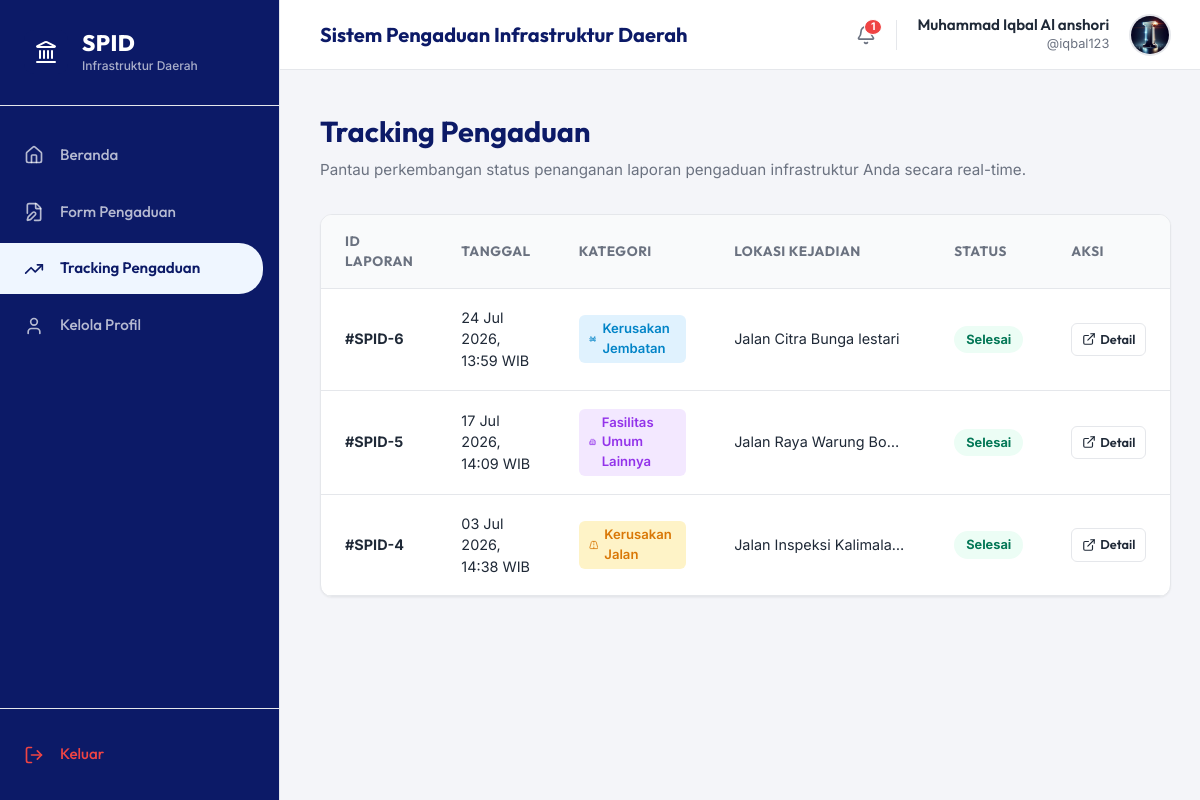
Page /pengaduan/tracking/ (signed in) on the committed database.
### pengaduan/models.py (models this page shows, shortened)
class CustomUser(AbstractUser):
    nama_lengkap = models.CharField(max_length=150, verbose_name="Nama Lengkap")
    nomor_hp = models.CharField(max_length=20, verbose_name="Nomor HP")
    foto_profil = models.ImageField(upload_to='profil/', blank=True, null=True, verbose_name="Foto Profil")

class Pengaduan(models.Model):
    KATEGORI_CHOICES = [
        ('Jalan', 'Kerusakan Jalan'),
        ('Jembatan', 'Kerusakan Jembatan'),
        ('Penerangan', 'Lampu Penerangan Jalan'),
        ('Fasilitas', 'Fasilitas Umum Lainnya'),
        ('Irigasi', 'Saluran Air / Irigasi'),
        ('Lainnya', 'Lain-lain'),
    ]
    STATUS_CHOICES = [
        ('Pending', 'Pending'),
        ('Diverifikasi', 'Diverifikasi'),
        ('Diproses', 'Diproses'),
        ('Selesai', 'Selesai'),
        ('Ditolak', 'Ditolak'),
    ]
    URGENSI_CHOICES = [
        ('Rendah', 'Rendah'),
        ('Normal', 'Normal'),
        ('Tinggi', 'Tinggi'),
        ('Sangat Tinggi', 'Sangat Tinggi'),
    ]
    PRIORITAS_CHOICES = [
        ('Rendah', 'Rendah'),
        ('Normal', 'Normal'),
        ('Tinggi', 'Tinggi'),
    ]
    user = models.ForeignKey(
        settings.AUTH_USER_MODEL,
        on_delete=models.CASCADE,
        related_name='pengaduan_list',
        verbose_name="Pelapor"
    )
    kategori = models.CharField(
        max_length=50,
        choices=KATEGORI_CHOICES,
        default='Jalan',
        verbose_name="Kategori Masalah"
    )
    lokasi = models.TextField(verbose_name="Lokasi Kejadian")
    deskripsi = models.TextField(verbose_name="Deskripsi Laporan")
    foto = models.ImageField(
        upload_to='pengaduan/',
        blank=True,
        null=True,
        verbose_name="Foto Dokumentasi"
    )
    status = models.CharField(
        max_length=20,
        choices=STATUS_CHOICES,
        default='Pending',
        verbose_name="Status Penanganan"
    )
    urgensi = models.CharField(
        max_length=20,
        choices=URGENSI_CHOICES,
        default='Normal',
        verbose_name="Tingkat Urgensi"
    )
    prioritas = models.CharField(
        max_length=20,
        choices=PRIORITAS_CHOICES,
        default='Normal',
        verbose_name="Prioritas Pengerjaan"
    )
    estimasi_selesai = models.DateField(
        blank=True,
        null=True,
        verbose_name="Estimasi Tanggal Selesai"
    )
    petugas = models.CharField(
        max_length=100,
        blank=True,
        null=True,
        default='Belum Ditugaskan',
        verbose_name="Petugas Lapangan"
    )
    aset_id = models.CharField(
        max_length=50,
        blank=True,
        null=True,
        default='-',
        verbose_name="Aset ID"
    )
    created_at = models.DateTimeField(auto_now_add=True, verbose_name="Tanggal Laporan")
    updated_at = models.DateTimeField(auto_now=True, verbose_name="Tanggal Pembaruan")
    catatan_admin = models.TextField(
        blank=True,
        null=True,
        verbose_name="Catatan Admin / Tindak Lanjut"
    )
    latitude = models.DecimalField(
        max_digits=9,
        decimal_places=6,
        blank=True,
        null=True,
        verbose_name="Latitude"
    )
    longitude = models.DecimalField(
        max_digits=9,
        decimal_places=6,
        blank=True,
        null=True,
        verbose_name="Longitude"
    )
    class Meta:
        ordering = ['-created_at']
        verbose_name = "Pengaduan"
        verbose_name_plural = "Daftar Pengaduan"

### pengaduan/views.py (the view)
# urls.py: path('pengaduan/tracking/', views.tracking_view, name='tracking'),
@login_required
def tracking_view(request):
    pengaduans = Pengaduan.objects.filter(user=request.user)
    total_count = pengaduans.count()
    pending_count = pengaduans.filter(status='Pending').count()
    processed_count = pengaduans.filter(status__in=['Diverifikasi', 'Diproses']).count()
    completed_count = pengaduans.filter(status='Selesai').count()
    rejected_count = pengaduans.filter(status='Ditolak').count()
    return render(request, 'tracking.html', {
        'pengaduans': pengaduans,
        'active_menu': 'tracking',
        'total_count': total_count,
        'pending_count': pending_count,
        'processed_count': processed_count,
        'completed_count': completed_count,
        'rejected_count': rejected_count,
    })

### pengaduan/context_processors.py (called while the page is built, shortened)
def latest_reports(request):
    if request.user.is_authenticated:
        if request.user.is_staff:
            return {
                'notifications': Pengaduan.objects.filter(status='Pending').order_by('-created_at')[:5],
                'notification_count': Pengaduan.objects.filter(status='Pending').count()
            }
        else:
            active_announcements = Pengumuman.objects.filter(is_active=True).order_by('-created_at')[:5]
            return {
                'announcements': active_announcements,
                'announcement_count': active_announcements.count()
            }

### templates/tracking.html (shortened to what this page needs)
{% extends 'base.html' %}
{% load static %}
{% block content %}
<div class="tracking-container">
    <div class="page-header-info">
        <h2 class="page-title-main">Tracking Pengaduan</h2>
        <p class="page-subtitle-main">Pantau perkembangan status penanganan laporan pengaduan infrastruktur Anda secara real-time.</p>
    </div>
    <div class="tracking-card card">
        {% if not pengaduans %}
            <div class="empty-state">
                <div class="empty-icon-container">
                    <i data-lucide="folder-open" class="empty-icon"></i>
                </div>
                <h3 class="empty-title">Belum Ada Laporan Pengaduan</h3>
                <p class="empty-desc">Anda belum mengirimkan laporan pengaduan infrastruktur daerah. Silakan buat laporan baru jika menemukan kerusakan.</p>
                <a href="{% url 'form_pengaduan' %}" class="btn btn-primary">
                    <i data-lucide="plus" class="btn-icon-left"></i>
                    <span>Buat Pengaduan Sekarang</span>
                </a>
            </div>
        {% else %}
            <div class="table-responsive">
                <table class="tracking-table">
                    <thead>
                        <tr>
                            <th>ID Laporan</th>
                            <th>Tanggal</th>
                            <th>Kategori</th>
                            <th>Lokasi Kejadian</th>
                            <th>Status</th>
                            <th>Aksi</th>
                        </tr>
                    </thead>
                    <tbody>
                        {% for p in pengaduans %}
                            <tr>
                                <td class="font-bold text-dark">#SPID-{{ p.id }}</td>
                                <td>{{ p.created_at|date:"d M Y, H:i" }} WIB</td>
                                <td>
                                    <span class="category-pill text-category-{{ p.kategori }}">
                                        {% if p.kategori == 'Jalan' %}<i data-lucide="road" class="pill-icon"></i>
                                        {% elif p.kategori == 'Jembatan' %}<i data-lucide="bridge" class="pill-icon"></i>
                                        {% elif p.kategori == 'Penerangan' %}<i data-lucide="lightbulb" class="pill-icon"></i>
                                        {% elif p.kategori == 'Fasilitas' %}<i data-lucide="building-2" class="pill-icon"></i>
                                        {% elif p.kategori == 'Irigasi' %}<i data-lucide="droplet" class="pill-icon"></i>
                                        {% else %}<i data-lucide="help-circle" class="pill-icon"></i>
                                        {% endif %}
                                        {{ p.get_kategori_display }}
                                    </span>
                                </td>
                                <td class="truncate-cell" title="{{ p.lokasi }}">{{ p.lokasi }}</td>
                                <td>
                                    <span class="status-badge badge-{{ p.status|lower }}">
                                        {{ p.status }}
                                    </span>
                                </td>
                                <td>
                                    <div style="display: flex; gap: 6px;">
                                        <a href="{% url 'user_detail' p.id %}" class="btn btn-small btn-secondary" style="padding: 6px 10px; display: inline-flex; align-items: center; gap: 4px; border: 1px solid var(--border-color); text-decoration: none; border-radius: 6px; font-size: 0.8rem;">
                                            <i data-lucide="external-link" class="btn-small-icon"></i>
                                            <span>Detail</span>
                                        </a>
                                    </div>
                                </td>
                            </tr>
                        {% endfor %}
                    </tbody>
                </table>
            </div>
        {% endif %}
    </div>
</div>
{% endblock %}

### templates/base.html (shortened to what this page needs)
{% load static %}
<!DOCTYPE html>
<html lang="id">
<head>
    <link rel="stylesheet" href="{% static 'css/style.css' %}">
</head>
<body class="dashboard-body">
    <aside class="sidebar" style="background-color: #0c1a67; border-right: 1px solid var(--border-color); color: var(--text-dark);">
        <div class="sidebar-brand" style="border-bottom: 1px solid var(--border-color);">
            <div class="brand-icon-container" style="background-color: var(--primary-color);">
                <i data-lucide="landmark" class="brand-icon-svg" style="color: var(--text-white);"></i>
            </div>
            <div class="brand-text">
                <span class="brand-title" style="color: #ffffff;">SPID</span>
                <span class="brand-subtitle" style="color: rgba(255, 255, 255, 0.65);">Infrastruktur Daerah</span>
            </div>
        </div>
        <nav class="sidebar-nav">
            <ul>
                <li>
                    <a href="{% url 'beranda' %}" class="nav-item {% if active_menu == 'beranda' %}active{% endif %}" id="nav-beranda">
                        <i data-lucide="home" class="nav-icon"></i>
                        <span class="nav-label">Beranda</span>
                    </a>
                </li>
                <li>
                    <a href="{% url 'form_pengaduan' %}" class="nav-item {% if active_menu == 'form' %}active{% endif %}" id="nav-form">
                        <i data-lucide="file-edit" class="nav-icon"></i>
                        <span class="nav-label">Form Pengaduan</span>
                    </a>
                </li>
                <li>
                    <a href="{% url 'tracking' %}" class="nav-item {% if active_menu == 'tracking' %}active{% endif %}" id="nav-tracking">
                        <i data-lucide="trending-up" class="nav-icon"></i>
                        <span class="nav-label">Tracking Pengaduan</span>
                    </a>
                </li>
                <li>
                    <a href="{% url 'profile' %}" class="nav-item {% if active_menu == 'profile' %}active{% endif %}" id="nav-profile">
                        <i data-lucide="user" class="nav-icon"></i>
                        <span class="nav-label">Kelola Profil</span>
                    </a>
                </li>
            </ul>
        </nav>
        <div class="sidebar-footer" style="border-top: 1px solid var(--border-color);">
            <a href="{% url 'logout' %}" class="logout-link" style="color: #ef4444; padding: 14px 24px;">
                <i data-lucide="log-out" class="nav-icon"></i>
                <span class="nav-label">Keluar</span>
            </a>
        </div>
    </aside>
    <div class="main-wrapper">
        <header class="top-navbar">
            <h1 class="navbar-title">Sistem Pengaduan Infrastruktur Daerah</h1>
            <div class="navbar-profile" style="display: flex; align-items: center; gap: 20px;">
                <div class="header-icon-buttons" style="display: flex; gap: 16px; color: var(--text-muted); align-items: center;">
                    <div class="notification-bell-container" style="position: relative; display: flex; align-items: center;">
                        <div id="bell-icon-wrapper" style="cursor: pointer; position: relative; display: flex; align-items: center;">
                            <i data-lucide="bell" style="width: 20px; height: 20px;"></i>
                            {% if announcement_count > 0 %}
                            <span class="bell-badge" style="display: none; position: absolute; top: -6px; right: -6px; background-color: #ef4444; color: white; border-radius: 50%; font-size: 0.65rem; padding: 2px 6px; font-weight: 700; border: 1.5px solid white; line-height: 1;">{{ announcement_count }}</span>
                            {% endif %}
                        </div>
                    </div>
                </div>
                <div class="profile-info text-right">
                    <span class="profile-name">{{ request.user.nama_lengkap }}</span>
                    <span class="profile-role">@{{ request.user.username }}</span>
                </div>
                <div class="profile-avatar">
                    {% if request.user.foto_profil %}
                    <img src="{{ request.user.foto_profil.url }}" alt="Avatar Pelapor" class="avatar-img">
                    {% elif request.user.is_staff %}
                    <img src="{% static 'images/admin_avatar.jpg' %}" alt="Avatar Admin" class="avatar-img">
                    {% else %}
                    <img src="{% static 'images/user_avatar.jpg' %}" alt="Avatar Pelapor" class="avatar-img">
                    {% endif %}
                </div>
            </div>
        </header>
        <main class="main-content">
            {% block content %}{% endblock %}
        </main>
    </div>
</body>
</html>

### templates/base.html (style rules this page uses)
.sidebar .nav-item { color: rgba(255, 255, 255, 0.7) !important; border-left: none !important; transition: var(--transition); }
.sidebar .nav-item.active { background-color: #eff6ff !important; color: var(--primary-color) !important; font-weight: 600; border-radius: 0 24px 24px 0; margin-right: 16px; }

### rows in the picture
CustomUser: user.nama_lengkap "Muhammad Iqbal Al anshori", user.username "iqbal123", user.foto_profil (picture)
Pengaduan: id "6", created_at "24 Jul 2026, 13:59", kategori "Kerusakan Jembatan", lokasi "Jalan Citra Bunga lestari", status "Selesai"
Pengaduan: id "5", created_at "17 Jul 2026, 14:09", kategori "Fasilitas Umum Lainnya", lokasi "Jalan Raya Warung Bo…", status "Selesai"
Pengaduan: id "4", created_at "03 Jul 2026, 14:38", kategori "Kerusakan Jalan", lokasi "Jalan Inspeksi Kalimala…", status "Selesai"

### other values in the picture
{{ announcement_count }} "1"
